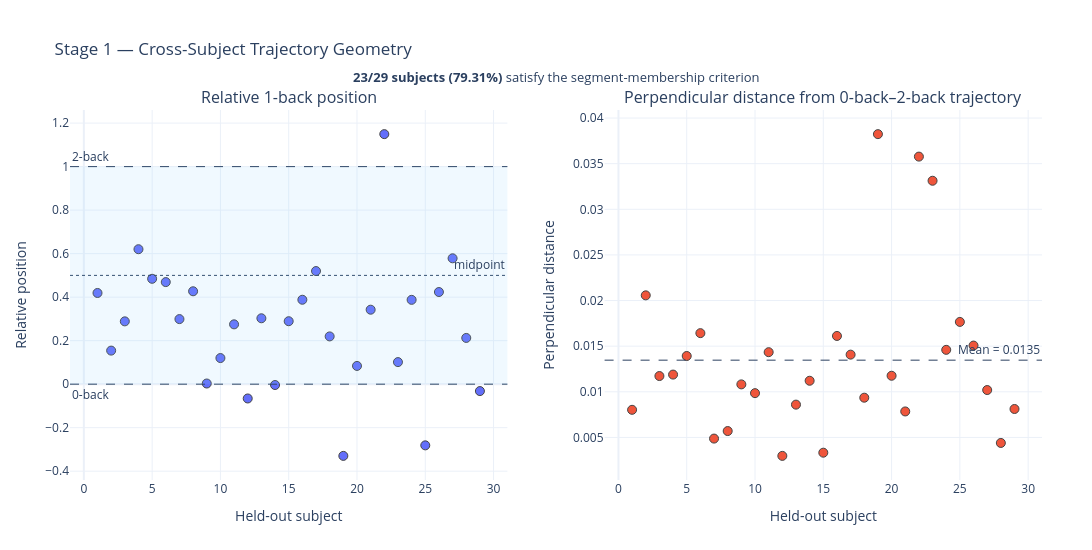

The cell this chart's notebook holds for it:
### Code cell
# ============================================================
# STAGE 1 — PRIMARY TRAJECTORY GEOMETRY FIGURE
# Relative 1-back position + perpendicular distance
# ============================================================
from plotly.subplots import make_subplots

df = stage1_df.copy().sort_values("subject")

# ------------------------------------------------------------
# Primary criterion
# ------------------------------------------------------------

df["between_label"] = np.where(
    df["oneback_between"],
    "Between 0-back and 2-back",
    "Outside 0-back–2-back segment"
)

n_between = int(df["oneback_between"].sum())
n_total = len(df)
between_pct = 100 * n_between / n_total


# ============================================================
# FIGURE
# ============================================================

fig = make_subplots(
    rows=1,
    cols=2,
    subplot_titles=(
        "Relative 1-back position",
        "Perpendicular distance from 0-back–2-back trajectory"
    ),
    horizontal_spacing=0.10
)


# ============================================================
# PANEL A — RELATIVE POSITION
# ============================================================

fig.add_trace(
    go.Scatter(
        x=df["subject"],
        y=df["relative_1back_position"],
        mode="markers",
        marker=dict(
            size=9,
            line=dict(width=1)
        ),
        customdata=np.column_stack([
            df["oneback_between"],
            df["perpendicular_distance"],
            df["d01_d02"]
        ]),
        hovertemplate=(
            "<b>Subject %{x}</b><br>"
            "Relative position: %{y:.3f}<br>"
            "Between criterion: %{customdata[0]}<br>"
            "Perpendicular distance: %{customdata[1]:.4f}<br>"
            "d01/d02: %{customdata[2]:.3f}"
            "<extra></extra>"
        ),
        showlegend=False
    ),
    row=1,
    col=1
)

# Segment boundaries
fig.add_hline(
    y=0,
    line_dash="dash",
    line_width=1,
    annotation_text="0-back",
    annotation_position="bottom left",
    row=1,
    col=1
)

fig.add_hline(
    y=1,
    line_dash="dash",
    line_width=1,
    annotation_text="2-back",
    annotation_position="top left",
    row=1,
    col=1
)

# Midpoint reference
fig.add_hline(
    y=0.5,
    line_dash="dot",
    line_width=1,
    annotation_text="midpoint",
    annotation_position="top right",
    row=1,
    col=1
)

# Between-region shading
fig.add_hrect(
    y0=0,
    y1=1,
    fillcolor="LightSkyBlue",
    opacity=0.12,
    line_width=0,
    row=1,
    col=1
)


# ============================================================
# PANEL B — PERPENDICULAR DISTANCE
# ============================================================

fig.add_trace(
    go.Scatter(
        x=df["subject"],
        y=df["perpendicular_distance"],
        mode="markers",
        marker=dict(
            size=9,
            line=dict(width=1)
        ),
        customdata=np.column_stack([
            df["relative_1back_position"],
            df["oneback_between"]
        ]),
        hovertemplate=(
            "<b>Subject %{x}</b><br>"
            "Perpendicular distance: %{y:.4f}<br>"
            "Relative position: %{customdata[0]:.3f}<br>"
            "Between criterion: %{customdata[1]}"
            "<extra></extra>"
        ),
        showlegend=False
    ),
    row=1,
    col=2
)

# Mean reference
mean_perpendicular = df["perpendicular_distance"].mean()

fig.add_hline(
    y=mean_perpendicular,
    line_dash="dash",
    line_width=1,
    annotation_text=f"Mean = {mean_perpendicular:.4f}",
    annotation_position="top right",
    row=1,
    col=2
)


# ============================================================
# AXES
# ============================================================

fig.update_xaxes(
    title_text="Held-out subject",
    tickmode="linear",
    dtick=5,
    row=1,
    col=1
)

fig.update_xaxes(
    title_text="Held-out subject",
    tickmode="linear",
    dtick=5,
    row=1,
    col=2
)

fig.update_yaxes(
    title_text="Relative position",
    row=1,
    col=1
)

fig.update_yaxes(
    title_text="Perpendicular distance",
    row=1,
    col=2
)


# ============================================================
# ANNOTATION
# ============================================================

fig.add_annotation(
    x=0.5,
    y=1.12,
    xref="paper",
    yref="paper",
    text=(
        f"<b>{n_between}/{n_total} subjects ({between_pct:.2f}%)</b> "
        "satisfy the segment-membership criterion"
    ),
    showarrow=False,
    font=dict(size=13)
)


# ============================================================
# LAYOUT
# ============================================================

fig.update_layout(
    title="Stage 1 — Cross-Subject Trajectory Geometry",
    template="plotly_white",
    height=550,
    width=1250,
    margin=dict(t=110, l=70, r=50, b=70)
)

fig.show()


# ============================================================
# SAVE HIGH-QUALITY VECTOR FIGURE
# ============================================================

FIG_STAGE1_GEOMETRY = os.path.join(
    STAGE1_RESULTS_ROOT,
    "stage1_trajectory_geometry.pdf"
)

fig.write_image(
    FIG_STAGE1_GEOMETRY,
    format="pdf",
    width=1400,
    height=800,
    scale=2
)

print(f"Saved vector figure: {FIG_STAGE1_GEOMETRY}")

### Figure 1 — Plotly figure (JSON) as saved in the notebook; plotly's stock layout.template omitted (floating-point values rounded to 4 significant figures)
{"data": [{"customdata": [[1.0, 0.008025, 0.5592], [1.0, 0.02057, 0.279], [1.0, 0.01173, 0.392], [1.0, 0.01189, 0.645], [1.0, 0.01392, 0.5372], [1.0, 0.01643, 0.5439], [1.0, 0.004872, 0.3282], [1.0, 0.005698, 0.445], [1.0, 0.01081, 0.1678], [1.0, 0.009852, 0.1857], [1.0, 0.01434, 0.4022], [0.0, 0.002978, 0.1382], [1.0, 0.008593, 0.5227], [0.0, 0.01121, 0.5047], [1.0, 0.003326, 0.2992], [1.0, 0.01612, 0.4286], [1.0, 0.01407, 0.5363], [1.0, 0.009353, 0.2607], [0.0, 0.03824, 0.9559], [1.0, 0.01176, 0.4784], [1.0, 0.007846, 0.4587], [0.0, 0.03577, 1.326], [1.0, 0.03313, 1.115], [1.0, 0.0146, 0.4837], [0.0, 0.01766, 0.3536], [1.0, 0.01507, 0.4835], [1.0, 0.01019, 0.5924], [1.0, 0.004394, 0.2219], [0.0, 0.008115, 0.1923]], "hovertemplate": "<b>Subject %{x}</b><br>Relative position: %{y:.3f}<br>Between criterion: %{customdata[0]}<br>Perpendicular distance: %{customdata[1]:.4f}<br>d01/d02: %{customdata[2]:.3f}<extra></extra>", "marker": {"line": {"width": 1}, "size": 9}, "mode": "markers", "showlegend": false, "type": "scatter", "x": [1, 2, 3, 4, 5, 6, 7, 8, 9, 10, 11, 12, 13, 14, 15, 16, 17, 18, 19, 20, 21, 22, 23, 24, 25, 26, 27, 28, 29], "xaxis": "x", "y": [0.4191, 0.1542, 0.2887, 0.6204, 0.4843, 0.4691, 0.2991, 0.427, 0.002998, 0.12, 0.2749, -0.06581, 0.3028, -0.003911, 0.2894, 0.388, 0.5199, 0.2195, -0.3297, 0.08379, 0.3423, 1.149, 0.1014, 0.3875, -0.2813, 0.4235, 0.5785, 0.2125, -0.03176], "yaxis": "y"}, {"customdata": [[0.4191, 1.0], [0.1542, 1.0], [0.2887, 1.0], [0.6204, 1.0], [0.4843, 1.0], [0.4691, 1.0], [0.2991, 1.0], [0.427, 1.0], [0.002998, 1.0], [0.12, 1.0], [0.2749, 1.0], [-0.06581, 0.0], [0.3028, 1.0], [-0.003911, 0.0], [0.2894, 1.0], [0.388, 1.0], [0.5199, 1.0], [0.2195, 1.0], [-0.3297, 0.0], [0.08379, 1.0], [0.3423, 1.0], [1.149, 0.0], [0.1014, 1.0], [0.3875, 1.0], [-0.2813, 0.0], [0.4235, 1.0], [0.5785, 1.0], [0.2125, 1.0], [-0.03176, 0.0]], "hovertemplate": "<b>Subject %{x}</b><br>Perpendicular distance: %{y:.4f}<br>Relative position: %{customdata[0]:.3f}<br>Between criterion: %{customdata[1]}<extra></extra>", "marker": {"line": {"width": 1}, "size": 9}, "mode": "markers", "showlegend": false, "type": "scatter", "x": [1, 2, 3, 4, 5, 6, 7, 8, 9, 10, 11, 12, 13, 14, 15, 16, 17, 18, 19, 20, 21, 22, 23, 24, 25, 26, 27, 28, 29], "xaxis": "x2", "y": [0.008025, 0.02057, 0.01173, 0.01189, 0.01392, 0.01643, 0.004872, 0.005698, 0.01081, 0.009852, 0.01434, 0.002978, 0.008593, 0.01121, 0.003326, 0.01612, 0.01407, 0.009353, 0.03824, 0.01176, 0.007846, 0.03577, 0.03313, 0.0146, 0.01766, 0.01507, 0.01019, 0.004394, 0.008115], "yaxis": "y2"}], "layout": {"annotations": [{"font": {"size": 16}, "showarrow": false, "text": "Relative 1-back position", "x": 0.225, "xanchor": "center", "xref": "paper", "y": 1, "yanchor": "bottom", "yref": "paper"}, {"font": {"size": 16}, "showarrow": false, "text": "Perpendicular distance from 0-back–2-back trajectory", "x": 0.775, "xanchor": "center", "xref": "paper", "y": 1, "yanchor": "bottom", "yref": "paper"}, {"showarrow": false, "text": "0-back", "x": 0, "xanchor": "left", "xref": "x domain", "y": 0, "yanchor": "top", "yref": "y"}, {"showarrow": false, "text": "2-back", "x": 0, "xanchor": "left", "xref": "x domain", "y": 1, "yanchor": "bottom", "yref": "y"}, {"showarrow": false, "text": "midpoint", "x": 1, "xanchor": "right", "xref": "x domain", "y": 0.5, "yanchor": "bottom", "yref": "y"}, {"showarrow": false, "text": "Mean = 0.0135", "x": 1, "xanchor": "right", "xref": "x2 domain", "y": 0.01347, "yanchor": "bottom", "yref": "y2"}, {"font": {"size": 13}, "showarrow": false, "text": "<b>23/29 subjects (79.31%)</b> satisfy the segment-membership criterion", "x": 0.5, "xref": "paper", "y": 1.12, "yref": "paper"}], "height": 550, "margin": {"b": 70, "l": 70, "r": 50, "t": 110}, "shapes": [{"line": {"dash": "dash", "width": 1}, "type": "line", "x0": 0, "x1": 1, "xref": "x domain", "y0": 0, "y1": 0, "yref": "y"}, {"line": {"dash": "dash", "width": 1}, "type": "line", "x0": 0, "x1": 1, "xref": "x domain", "y0": 1, "y1": 1, "yref": "y"}, {"line": {"dash": "dot", "width": 1}, "type": "line", "x0": 0, "x1": 1, "xref": "x domain", "y0": 0.5, "y1": 0.5, "yref": "y"}, {"fillcolor": "LightSkyBlue", "line": {"width": 0}, "opacity": 0.12, "type": "rect", "x0": 0, "x1": 1, "xref": "x domain", "y0": 0, "y1": 1, "yref": "y"}, {"line": {"dash": "dash", "width": 1}, "type": "line", "x0": 0, "x1": 1, "xref": "x2 domain", "y0": 0.01347, "y1": 0.01347, "yref": "y2"}], "title": {"text": "Stage 1 — Cross-Subject Trajectory Geometry"}, "width": 1250, "xaxis": {"anchor": "y", "domain": [0, 0.45], "dtick": 5, "tickmode": "linear", "title": {"text": "Held-out subject"}}, "xaxis2": {"anchor": "y2", "domain": [0.55, 1], "dtick": 5, "tickmode": "linear", "title": {"text": "Held-out subject"}}, "yaxis": {"anchor": "x", "domain": [0, 1], "title": {"text": "Relative position"}}, "yaxis2": {"anchor": "x2", "domain": [0, 1], "title": {"text": "Perpendicular distance"}}}}
